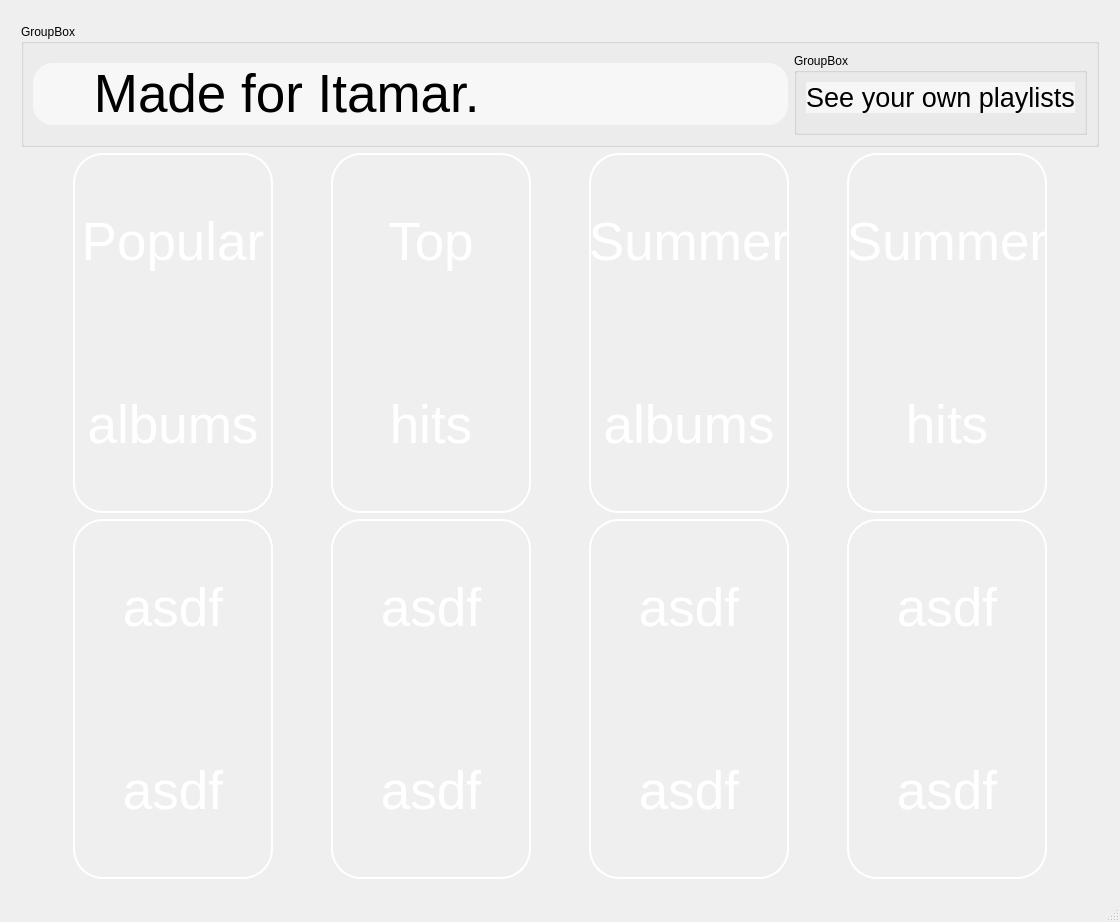
<?xml version="1.0" encoding="UTF-8"?>
<ui version="4.0">
 <class>MainWindow</class>
 <widget class="QMainWindow" name="MainWindow">
  <property name="geometry">
   <rect>
    <x>0</x>
    <y>0</y>
    <width>1120</width>
    <height>922</height>
   </rect>
  </property>
  <property name="windowTitle">
   <string>MainWindow</string>
  </property>
  <widget class="QWidget" name="central_widget">
   <property name="styleSheet">
    <string notr="true">#central_widget {
 background: qlineargradient(x1:0, y1:0, x2:1, y2:1,
           stop:0 #4B0082, stop:0.5 #000000, stop:1 #4B0082);
}
</string>
   </property>
   <layout class="QHBoxLayout" name="horizontalLayout_6">
    <item>
     <widget class="QGroupBox" name="groupBox">
      <property name="sizePolicy">
       <sizepolicy hsizetype="Preferred" vsizetype="Expanding">
        <horstretch>0</horstretch>
        <verstretch>0</verstretch>
       </sizepolicy>
      </property>
      <property name="maximumSize">
       <size>
        <width>16777215</width>
        <height>1000</height>
       </size>
      </property>
      <property name="styleSheet">
       <string notr="true">#groupBox {border: none;
}</string>
      </property>
      <property name="title">
       <string/>
      </property>
      <property name="flat">
       <bool>true</bool>
      </property>
      <layout class="QGridLayout" name="gridLayout_2">
       <item row="3" column="0">
        <layout class="QGridLayout" name="album_grid">
         <item row="0" column="3">
          <widget class="QPushButton" name="pushButton_7">
           <property name="sizePolicy">
            <sizepolicy hsizetype="Minimum" vsizetype="Expanding">
             <horstretch>0</horstretch>
             <verstretch>0</verstretch>
            </sizepolicy>
           </property>
           <property name="maximumSize">
            <size>
             <width>200</width>
             <height>16777215</height>
            </size>
           </property>
           <property name="font">
            <font>
             <pointsize>40</pointsize>
            </font>
           </property>
           <property name="cursor">
            <cursorShape>PointingHandCursor</cursorShape>
           </property>
           <property name="styleSheet">
            <string notr="true"> border: 2px solid white;
 background-image: url(:/album_pics/img_4.png);
 border-radius: 30px;
color: white;


</string>
           </property>
           <property name="text">
            <string>Summer 


hits</string>
           </property>
          </widget>
         </item>
         <item row="0" column="0">
          <widget class="QPushButton" name="pushButton">
           <property name="sizePolicy">
            <sizepolicy hsizetype="Expanding" vsizetype="Minimum">
             <horstretch>0</horstretch>
             <verstretch>0</verstretch>
            </sizepolicy>
           </property>
           <property name="maximumSize">
            <size>
             <width>200</width>
             <height>16777215</height>
            </size>
           </property>
           <property name="font">
            <font>
             <pointsize>40</pointsize>
            </font>
           </property>
           <property name="cursor">
            <cursorShape>PointingHandCursor</cursorShape>
           </property>
           <property name="styleSheet">
            <string notr="true"> border: 2px solid white;
 background-image: url(:/album_pics/img_1.png);
 border-radius: 30px;
color: white;


</string>
           </property>
           <property name="text">
            <string>Popular 


albums</string>
           </property>
          </widget>
         </item>
         <item row="0" column="2">
          <widget class="QPushButton" name="pushButton_6">
           <property name="sizePolicy">
            <sizepolicy hsizetype="Minimum" vsizetype="Expanding">
             <horstretch>0</horstretch>
             <verstretch>0</verstretch>
            </sizepolicy>
           </property>
           <property name="maximumSize">
            <size>
             <width>200</width>
             <height>16777215</height>
            </size>
           </property>
           <property name="font">
            <font>
             <pointsize>40</pointsize>
            </font>
           </property>
           <property name="cursor">
            <cursorShape>PointingHandCursor</cursorShape>
           </property>
           <property name="styleSheet">
            <string notr="true"> border: 2px solid white;
 background-image: url(:/album_pics/img_3.png);
 border-radius: 30px;
color: white;
text-shadow: 2px 2px 2px black;	


</string>
           </property>
           <property name="text">
            <string>Summer 


albums</string>
           </property>
          </widget>
         </item>
         <item row="1" column="0">
          <widget class="QPushButton" name="pushButton_9">
           <property name="sizePolicy">
            <sizepolicy hsizetype="Expanding" vsizetype="Expanding">
             <horstretch>0</horstretch>
             <verstretch>0</verstretch>
            </sizepolicy>
           </property>
           <property name="maximumSize">
            <size>
             <width>200</width>
             <height>16777215</height>
            </size>
           </property>
           <property name="font">
            <font>
             <pointsize>40</pointsize>
            </font>
           </property>
           <property name="cursor">
            <cursorShape>PointingHandCursor</cursorShape>
           </property>
           <property name="styleSheet">
            <string notr="true"> border: 2px solid white;
 background-image: url(:/album_pics/img_5.png);
 border-radius: 30px;
color: white;


</string>
           </property>
           <property name="text">
            <string>asdf 


asdf</string>
           </property>
          </widget>
         </item>
         <item row="0" column="1">
          <widget class="QPushButton" name="pushButton_4">
           <property name="sizePolicy">
            <sizepolicy hsizetype="Minimum" vsizetype="Expanding">
             <horstretch>0</horstretch>
             <verstretch>0</verstretch>
            </sizepolicy>
           </property>
           <property name="maximumSize">
            <size>
             <width>200</width>
             <height>16777215</height>
            </size>
           </property>
           <property name="font">
            <font>
             <pointsize>40</pointsize>
             <weight>50</weight>
             <bold>false</bold>
             <underline>false</underline>
             <stylestrategy>PreferDefault</stylestrategy>
             <kerning>true</kerning>
            </font>
           </property>
           <property name="cursor">
            <cursorShape>PointingHandCursor</cursorShape>
           </property>
           <property name="styleSheet">
            <string notr="true"> border: 2px solid white;
 background-image: url(:/album_pics/img_2.png);
 border-radius: 30px;
color: white;


</string>
           </property>
           <property name="text">
            <string>Top 


hits</string>
           </property>
           <property name="flat">
            <bool>false</bool>
           </property>
          </widget>
         </item>
         <item row="1" column="1">
          <widget class="QPushButton" name="pushButton_13">
           <property name="sizePolicy">
            <sizepolicy hsizetype="Minimum" vsizetype="Expanding">
             <horstretch>0</horstretch>
             <verstretch>0</verstretch>
            </sizepolicy>
           </property>
           <property name="maximumSize">
            <size>
             <width>200</width>
             <height>16777215</height>
            </size>
           </property>
           <property name="font">
            <font>
             <pointsize>40</pointsize>
            </font>
           </property>
           <property name="cursor">
            <cursorShape>PointingHandCursor</cursorShape>
           </property>
           <property name="styleSheet">
            <string notr="true"> border: 2px solid white;
 background-image: url(:/album_pics/img_6.png);
 border-radius: 30px;
color: white;


</string>
           </property>
           <property name="text">
            <string>asdf 


asdf</string>
           </property>
          </widget>
         </item>
         <item row="1" column="2">
          <widget class="QPushButton" name="pushButton_14">
           <property name="sizePolicy">
            <sizepolicy hsizetype="Minimum" vsizetype="Expanding">
             <horstretch>0</horstretch>
             <verstretch>0</verstretch>
            </sizepolicy>
           </property>
           <property name="maximumSize">
            <size>
             <width>200</width>
             <height>16777215</height>
            </size>
           </property>
           <property name="font">
            <font>
             <pointsize>40</pointsize>
            </font>
           </property>
           <property name="cursor">
            <cursorShape>PointingHandCursor</cursorShape>
           </property>
           <property name="styleSheet">
            <string notr="true"> border: 2px solid white;
 background-image: url(:/album_pics/img_7.png);
 border-radius: 30px;
color: white;


</string>
           </property>
           <property name="text">
            <string>asdf 


asdf</string>
           </property>
          </widget>
         </item>
         <item row="1" column="3">
          <widget class="QPushButton" name="pushButton_12">
           <property name="sizePolicy">
            <sizepolicy hsizetype="Minimum" vsizetype="Expanding">
             <horstretch>0</horstretch>
             <verstretch>0</verstretch>
            </sizepolicy>
           </property>
           <property name="maximumSize">
            <size>
             <width>200</width>
             <height>16777215</height>
            </size>
           </property>
           <property name="font">
            <font>
             <pointsize>40</pointsize>
            </font>
           </property>
           <property name="cursor">
            <cursorShape>PointingHandCursor</cursorShape>
           </property>
           <property name="styleSheet">
            <string notr="true"> border: 2px solid white;
 background-image: url(:/album_pics/img_8.png);
 border-radius: 30px;
color: white;


</string>
           </property>
           <property name="text">
            <string>asdf 


asdf</string>
           </property>
          </widget>
         </item>
        </layout>
       </item>
       <item row="2" column="0">
        <widget class="QGroupBox" name="groupBox_2">
         <property name="minimumSize">
          <size>
           <width>0</width>
           <height>100</height>
          </size>
         </property>
         <property name="title">
          <string>GroupBox</string>
         </property>
         <layout class="QHBoxLayout" name="horizontalLayout_3">
          <item>
           <widget class="QLineEdit" name="lineEdit">
            <property name="font">
             <font>
              <family>Arial</family>
              <pointsize>40</pointsize>
             </font>
            </property>
            <property name="cursor">
             <cursorShape>CrossCursor</cursorShape>
            </property>
            <property name="styleSheet">
             <string notr="true">QLineEdit {
 background-color: rgba(255, 255, 255, 150); 
 color: black;
border-radius:20px;
}


</string>
            </property>
            <property name="text">
             <string>    Made for Itamar. </string>
            </property>
           </widget>
          </item>
          <item>
           <widget class="QGroupBox" name="groupBox_3">
            <property name="title">
             <string>GroupBox</string>
            </property>
            <layout class="QVBoxLayout" name="verticalLayout">
             <item>
              <widget class="QPushButton" name="pushButton_2">
               <property name="font">
                <font>
                 <pointsize>20</pointsize>
                </font>
               </property>
               <property name="styleSheet">
                <string notr="true">QPushButton {
 background-color: rgba(255, 255, 255, 150); 
 color: black;
border-radius:20px;
}


</string>
               </property>
               <property name="text">
                <string>See your own playlists</string>
               </property>
              </widget>
             </item>
             <item>
              <spacer name="verticalSpacer">
               <property name="orientation">
                <enum>Qt::Vertical</enum>
               </property>
               <property name="sizeType">
                <enum>QSizePolicy::Minimum</enum>
               </property>
               <property name="sizeHint" stdset="0">
                <size>
                 <width>20</width>
                 <height>10</height>
                </size>
               </property>
              </spacer>
             </item>
            </layout>
           </widget>
          </item>
         </layout>
        </widget>
       </item>
       <item row="0" column="0">
        <layout class="QHBoxLayout" name="horizontalLayout_5"/>
       </item>
      </layout>
     </widget>
    </item>
   </layout>
  </widget>
  <widget class="QMenuBar" name="menubar">
   <property name="geometry">
    <rect>
     <x>0</x>
     <y>0</y>
     <width>1120</width>
     <height>21</height>
    </rect>
   </property>
  </widget>
  <widget class="QStatusBar" name="statusbar"/>
 </widget>
 <resources>
  <include location="../resource_file.qrc"/>
 </resources>
 <connections/>
</ui>
